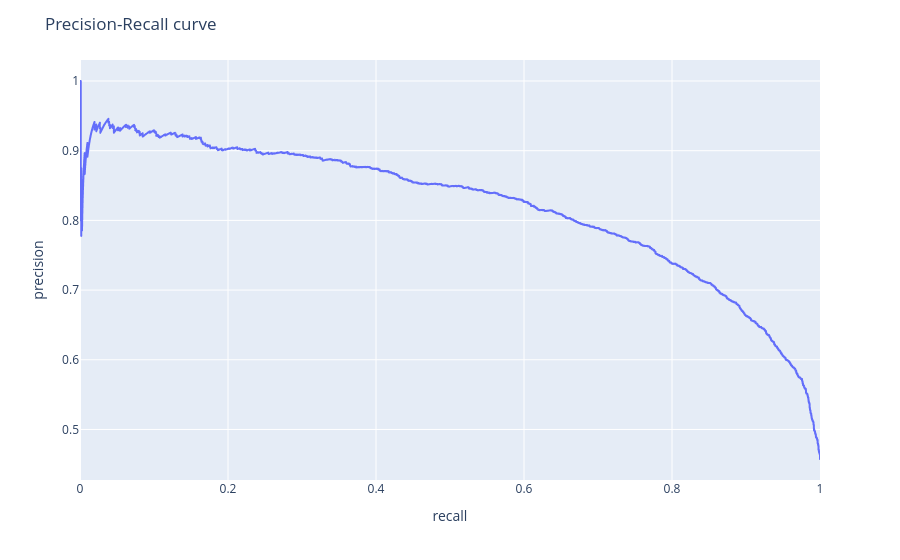

Notebook code cell kept with this figure:
### Code cell
import plotly.express as px

precision, recall, _ = precision_recall_curve(y_true, y_score)
pr_df = pd.DataFrame({"precision": precision, "recall": recall})

fig = px.line(pr_df, x="recall", y="precision")
fig.update_layout(title="Precision-Recall curve")
fig.show()
fig.write_html(FIGURES / "evaluation_pr_curve.html")

### Figure 1 — Plotly figure (JSON) as saved in the notebook; plotly's stock layout.template omitted (floating-point values rounded to 4 significant figures; data arrays with more than 128 entries replaced by an {"elided": "..."} marker saying what was removed)
{"data": [{"hovertemplate": "recall=%{x}<br>precision=%{y}<extra></extra>", "legendgroup": "", "line": {"color": "#636efa", "dash": "solid"}, "marker": {"symbol": "circle"}, "mode": "lines", "name": "", "showlegend": false, "type": "scattergl", "x": {"elided": "8924 float values"}, "xaxis": "x", "y": {"elided": "8924 float values"}, "yaxis": "y"}], "layout": {"legend": {"tracegroupgap": 0}, "margin": {"t": 60}, "title": {"text": "Precision-Recall curve"}, "xaxis": {"anchor": "y", "domain": [0, 1], "title": {"text": "recall"}}, "yaxis": {"anchor": "x", "domain": [0, 1], "title": {"text": "precision"}}}}
